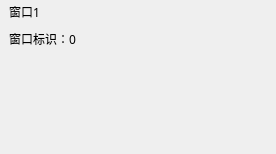
<?xml version="1.0" encoding="UTF-8"?>
<ui version="4.0">
 <class>BCSignalWindowDisplayWidget</class>
 <widget class="QWidget" name="BCSignalWindowDisplayWidget">
  <property name="geometry">
   <rect>
    <x>0</x>
    <y>0</y>
    <width>276</width>
    <height>154</height>
   </rect>
  </property>
  <property name="windowTitle">
   <string>Form</string>
  </property>
  <layout class="QVBoxLayout" name="verticalLayout">
   <property name="spacing">
    <number>0</number>
   </property>
   <property name="leftMargin">
    <number>3</number>
   </property>
   <property name="topMargin">
    <number>0</number>
   </property>
   <property name="rightMargin">
    <number>3</number>
   </property>
   <property name="bottomMargin">
    <number>3</number>
   </property>
   <item>
    <widget class="QWidget" name="m_pHeaderWidget" native="true">
     <property name="minimumSize">
      <size>
       <width>0</width>
       <height>24</height>
      </size>
     </property>
     <property name="maximumSize">
      <size>
       <width>16777215</width>
       <height>24</height>
      </size>
     </property>
     <property name="styleSheet">
      <string notr="true"/>
     </property>
     <layout class="QHBoxLayout" name="horizontalLayout">
      <property name="leftMargin">
       <number>6</number>
      </property>
      <property name="topMargin">
       <number>2</number>
      </property>
      <property name="rightMargin">
       <number>6</number>
      </property>
      <property name="bottomMargin">
       <number>2</number>
      </property>
      <item>
       <widget class="QLabel" name="m_pWindowTitleLabel">
        <property name="font">
         <font>
          <family>微软雅黑</family>
         </font>
        </property>
        <property name="text">
         <string>窗口1</string>
        </property>
       </widget>
      </item>
      <item>
       <spacer name="horizontalSpacer">
        <property name="orientation">
         <enum>Qt::Horizontal</enum>
        </property>
        <property name="sizeHint" stdset="0">
         <size>
          <width>40</width>
          <height>20</height>
         </size>
        </property>
       </spacer>
      </item>
      <item>
       <widget class="QToolButton" name="m_pLockBtn">
        <property name="minimumSize">
         <size>
          <width>20</width>
          <height>20</height>
         </size>
        </property>
        <property name="maximumSize">
         <size>
          <width>20</width>
          <height>20</height>
         </size>
        </property>
        <property name="styleSheet">
         <string notr="true"/>
        </property>
        <property name="text">
         <string/>
        </property>
        <property name="autoRaise">
         <bool>true</bool>
        </property>
       </widget>
      </item>
      <item>
       <widget class="QToolButton" name="m_pFullscreenBtn">
        <property name="minimumSize">
         <size>
          <width>20</width>
          <height>20</height>
         </size>
        </property>
        <property name="maximumSize">
         <size>
          <width>20</width>
          <height>20</height>
         </size>
        </property>
        <property name="styleSheet">
         <string notr="true"/>
        </property>
        <property name="text">
         <string/>
        </property>
        <property name="autoRaise">
         <bool>true</bool>
        </property>
       </widget>
      </item>
      <item>
       <widget class="QToolButton" name="m_pWindowShowBtn">
        <property name="minimumSize">
         <size>
          <width>20</width>
          <height>20</height>
         </size>
        </property>
        <property name="maximumSize">
         <size>
          <width>20</width>
          <height>20</height>
         </size>
        </property>
        <property name="styleSheet">
         <string notr="true"/>
        </property>
        <property name="text">
         <string/>
        </property>
        <property name="autoRaise">
         <bool>true</bool>
        </property>
       </widget>
      </item>
      <item>
       <widget class="QToolButton" name="m_pCloseBtn">
        <property name="minimumSize">
         <size>
          <width>20</width>
          <height>20</height>
         </size>
        </property>
        <property name="maximumSize">
         <size>
          <width>20</width>
          <height>20</height>
         </size>
        </property>
        <property name="styleSheet">
         <string notr="true"/>
        </property>
        <property name="text">
         <string/>
        </property>
        <property name="autoRaise">
         <bool>true</bool>
        </property>
       </widget>
      </item>
     </layout>
    </widget>
   </item>
   <item>
    <widget class="QWidget" name="m_pBodyWidget" native="true">
     <layout class="QVBoxLayout" name="verticalLayout_3">
      <property name="spacing">
       <number>0</number>
      </property>
      <property name="leftMargin">
       <number>0</number>
      </property>
      <property name="topMargin">
       <number>0</number>
      </property>
      <property name="rightMargin">
       <number>0</number>
      </property>
      <property name="bottomMargin">
       <number>0</number>
      </property>
      <item>
       <widget class="QWidget" name="m_pGenaralBodyWidget" native="true">
        <layout class="QVBoxLayout" name="verticalLayout_2">
         <property name="leftMargin">
          <number>6</number>
         </property>
         <property name="topMargin">
          <number>6</number>
         </property>
         <property name="rightMargin">
          <number>6</number>
         </property>
         <property name="bottomMargin">
          <number>6</number>
         </property>
         <item>
          <widget class="QLabel" name="m_pWindowFlagLabel">
           <property name="font">
            <font>
             <family>微软雅黑</family>
            </font>
           </property>
           <property name="text">
            <string>窗口标识：0</string>
           </property>
          </widget>
         </item>
         <item>
          <spacer name="verticalSpacer">
           <property name="orientation">
            <enum>Qt::Vertical</enum>
           </property>
           <property name="sizeHint" stdset="0">
            <size>
             <width>20</width>
             <height>76</height>
            </size>
           </property>
          </spacer>
         </item>
        </layout>
       </widget>
      </item>
      <item>
       <widget class="QWidget" name="m_pIPVBodyWidget" native="true"/>
      </item>
     </layout>
    </widget>
   </item>
  </layout>
 </widget>
 <resources/>
 <connections/>
</ui>
